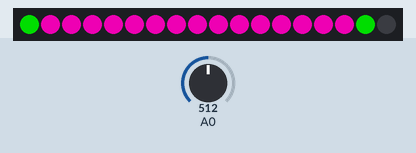
Recording of a sketch running on a simulated ESP8266 (NodeMCU). Parts: 18 RGB LEDs in strip order, left to right. The test bench sets the inputs (shaded band); at power-on: A0 = 512. Dim RGB values are drawn brighter than linear; WiFi joins after 1.5 s; servers stay silent unless stated; EEPROM starts erased; what the sketch prints to the serial monitor is not drawn.

Above: at 10.8 s.
10.9 s: A0 set to 0
At 11.7 s:
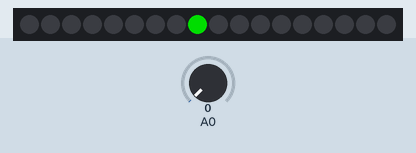
12.4 s: A0 set to 30
At 12.8 s:
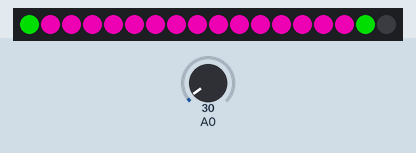
13.9 s: A0 set to 14
At 15.0 s:
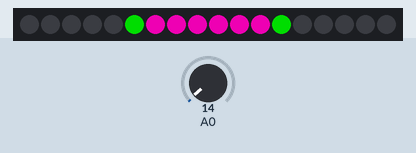
Timing chart, 0 to 16.9 s (numbered marks = the images above; inputs shaded):
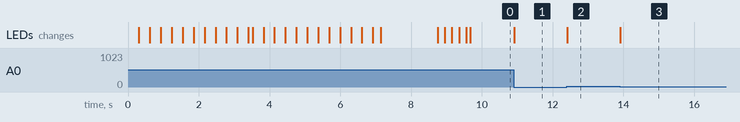

The sketch:

nhay_theo_nhac_esp8266.ino
```cpp
#include <ESP8266WiFi.h>               // thu vien mang cho esp8266
#include <WiFiClient.h>                  //
#include <ESP8266WebServer.h>            // webserver
#include <ESP8266mDNS.h>               // thu vien dinh nghia ten mien
#include <ESP8266HTTPUpdateServer.h>  // thu vien update
#include <DNSServer.h>
#include <WiFiManager.h>
#include <EEPROM.h>
#include <Adafruit_NeoPixel.h>
#ifdef __AVR__
#include <avr/power.h> // Required for 16 MHz Adafruit Trinket
#endif
#define NUMPIXELS 18
#define PIN        D1 // On Trinket or Gemma, suggest changing this to 1
#define tdelay 20
Adafruit_NeoPixel pixels(NUMPIXELS, PIN, NEO_GRB + NEO_KHZ800);


const char* ssid = "Dịu";
const char* password = "23091998";

const char* host = "boot";
const char* updatePath = "/update";
const char* updateUsername = "";     //password
const char* updatePassword = "";      // password
IPAddress local_IP(192, 168, 0, 201);
IPAddress gateway(192, 168, 0, 1);
IPAddress subnet(255, 255, 255, 0);
WiFiServer wifiServer(88);

int ff = 0;
int nguong  = 25;
int mod = 0;
int addr = 0;
int stat = 1;
unsigned char R[3] = {200, 31, 86};
unsigned char G[3] = {0, 255, 47};
unsigned char B[3] = {150, 165, 209};

int curl = 8;
int curr = 9;

void intro() {
  pixels.clear(); // Set all pixel colors to 'off'
  int j = NUMPIXELS ;
  while (j > 0) {
    for (int i = 0; i < j; i++) {
      if (i - 1 >= 0) {
        pixels.setPixelColor(i - 1, pixels.Color(0, 0, 0));
      }
      pixels.setPixelColor(i, pixels.Color(R[mod], G[mod], B[mod]));
      pixels.show();   // Send the updated pixel colors to the hardware.
      delay(tdelay);
    }
    j--;
  }
  Serial.println("run back");
  delay(100);
  while (j <= NUMPIXELS) {
    for (int i = j - 1; i >= 0 ; i--) {
      if (i - 1 >= 0) {
        pixels.setPixelColor(i - 1, pixels.Color(R[mod], G[mod], B[mod]));
      }
      pixels.setPixelColor(i, pixels.Color(0, 0, 0));

      pixels.show();   // Send the updated pixel colors to the hardware.
      delay(tdelay);
    }
    j++;
  }
}

void clearLed() {
  pixels.clear();
  pixels.show();
}

void wifiSuccess() {
  int i = 9;
  int j = 8;
  for (int t = 0 ; t <= 9; t++) {
    if (i + t < NUMPIXELS && j - t >= 0) {
      pixels.setPixelColor(i + t,  pixels.Color(R[mod], G[mod], B[mod]));
      pixels.setPixelColor(j - t, pixels.Color(R[mod], G[mod], B[mod]));
    }

    pixels.setPixelColor(i + t - 1, pixels.Color(0, 0, 0));
    pixels.setPixelColor(j - t + 1, pixels.Color(0, 0, 0));
    pixels.show();   // Send the updated pixel colors to the hardware.
    delay(100);
  }
}

int convert(int sig) {
  if (sig < 3) return 0;
  if (sig > nguong) return 8;
  if (sig >= 3 && sig <= 5) return 1;
  if (sig >= 6 && sig <= 9)return 2;
  if (sig >= 10 && sig <= 13)return 3;
  if (sig >= 14 && sig <= 17)return 4;
  if (sig >= 17 && sig <= 19) return 5;
  if (sig >= 20 && sig <= 23) return 6;
  if (sig >= 24 && sig <= nguong) return 7;
}

void effect(int sig) {
  int dinh = convert(sig);
  if (9 + dinh > curr) {
    for (int i = curr + 1; i <= 9 + dinh; i++) { // chay tu curr den 9+dinh
      pixels.setPixelColor(i ,  pixels.Color(0, 150, 0));
      pixels.setPixelColor(i - 1, pixels.Color(R[mod], G[mod], B[mod]));
      pixels.show();
    }
  } else {
    for (int i = curr ; i >= 9 + dinh; i--) { //chay tu curr xuong
      pixels.setPixelColor(i ,  pixels.Color(0, 0, 0));
      pixels.setPixelColor(i - 1, pixels.Color(0, 150, 0));
      pixels.show();
    }
  }
  curr = 9 + dinh;
  if (8 - dinh > curl) {
    for (int i = curl; i <= 8 - dinh; i++) {
      pixels.setPixelColor(i ,  pixels.Color(0, 0, 0));
      pixels.setPixelColor(i + 1, pixels.Color(0, 150, 0));
      pixels.show();
    }
  } else { // 8-dinh nho hon currl
    for (int i = curl - 1 ; i >= 8 - dinh; i--) { //chay tu curl xuong 8-dinh
      pixels.setPixelColor(i+1 ,  pixels.Color(R[mod], G[mod], B[mod]));
      pixels.setPixelColor(i , pixels.Color(0, 150, 0));
      pixels.show();
    }

  }
  curl = 8 - dinh;
}
void setup() {
  Serial.begin(9600);
#if defined(__AVR_ATtiny85__) && (F_CPU == 16000000)
  clock_prescale_set(clock_div_1);
#endif

  pixels.begin(); // INITIALIZE NeoPixel strip object (REQUIRED)
  intro();
  ff = 0;
  EEPROM.begin(512);  //Initialize EEPROM
  char m = EEPROM.read(addr);
  if (m == 'n') {// cogfig wifi
    for (int j = 0 ; j < 5 ; j++) {
      for (int i = 0; i < NUMPIXELS; i++) { // For each pixel...

        // pixels.Color() takes RGB values, from 0,0,0 up to 255,255,255
        // Here we're using a moderately bright green color:
        pixels.setPixelColor(i, pixels.Color(150, 0, 0));

        pixels.show();   // Send the updated pixel colors to the hardware.
      }
      delay(1000);
      pixels.clear(); // Set all pixel colors to 'off'
      delay(1000);
    }
    WiFiManager wifiManager;
    wifiManager.resetSettings();
    wifiManager.autoConnect("Nguyen Tiem Speaker config");
    EEPROM.write(addr, 'y');
    EEPROM.commit();
  }
  else {// connect to wifi
    int  dem = 0;
    WiFi.mode(WIFI_STA);
    WiFi.config(local_IP, gateway, subnet);
    WiFi.begin(ssid, password);
    while (WiFi.waitForConnectResult() != WL_CONNECTED && dem < 5) {
      delay(1000);
      dem++;
    }
    if (dem >= 5) {// can't connect
      EEPROM.write(addr, 'n');
      EEPROM.commit();
      Serial.println(WiFi.localIP());
    } else {
      WiFi.config(local_IP, gateway, subnet);
      wifiServer.begin();
      ff = 1;
      wifiSuccess();
    }
  }
  // neu khong conect dduoc van thuc hien xuong duoi

}

void loop() {
  if (ff == 0) {
    WiFiClient client = wifiServer.available();
    if (client) {
      Serial.println("new client");
      char intruc ;
      while (client.connected()) {
        while (client.available() > 0) {
          intruc = client.read();
          Serial.write(intruc);
        }

      }
      unsigned long myTime = millis();
      //plus  minus next  pre play
      if (intruc == '0') {
        mod = 0 ;
      }
      if (intruc == '1') {
        mod = 1;
      }
      if (intruc == '2') {
        mod = 3;
      }
      if (intruc == '3') {
        nguong += 1;
      }
      if (intruc == '4') {
        if (nguong > 25)
          nguong -= 1;
      }
      if (intruc == '5') {
        if (stat == 2) {
          stat = -1;
        }
        else {
          stat = 2;
        }
      }

      client.stop();
    }
  }

  if (stat == 1) {
    int so = analogRead(A0) ;
    //Serial.println(so);
    effect(so);
  } else {
    if (stat == -1) {
      clearLed();
      stat = 0;
    }
  }
}
```

Measured:
- after the input at 10.9 s, the LEDs: first change at once (image 1 shows a later state)
- after the input at 12.4 s, the LEDs: first change at once (image 2 shows a later state)
- after the input at 13.9 s, the LEDs: change at once (image 3)
